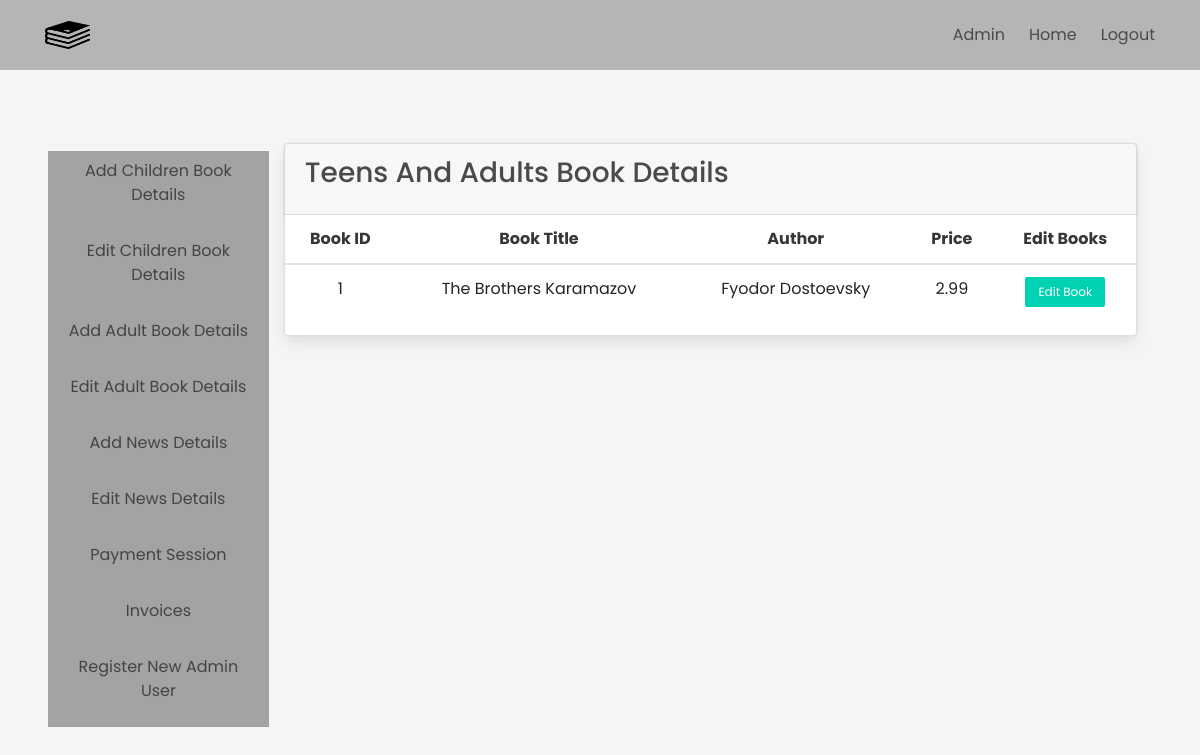
The page /update-adult-books (signed in) on the database its author committed.
### app.py (models this page shows, shortened)
class AdultBooks(db.Model):
    bookId = db.Column(db.Integer, primary_key=True)
    image = db.Column(db.LargeBinary(length=(2**32)-1))
    title = db.Column(db.String(50), unique=True)
    author = db.Column(db.String(50))
    price = db.Column(db.DECIMAL(5,2))
    filename = db.Column(db.String(50))

### app.py (the view)
@app.route('/update-adult-books')
@login_required
def updateAdultBooks():
    books=AdultBooks.query.all()
    return render_template('updateAdultBooks.html', books=books)

### app.py (called while the page is built)
@login_manager.user_loader
def load_user(id):
    return User.query.get(int(id))

### templates/updateAdultBooks.html
{% extends "adminHome.html" %}
{% block admin %}
        <div class="container-fluid">
             <div class="row">
            <div class="col-12">
              <div class="card">
                <div class="card-header">
                  <h3 class="card-title">Teens and Adults Book Details</h3>
                </div>
                <div class="card-body table-responsive p-0">
                  <table class="table table-hover text-nowrap">
                    <thead>
                      <tr>
                        <th>Book ID</th>
                        <th>Book Title</th>
                        <th>Author</th>
                        <th>Price</th>
                        <th>Edit Books</th>
                      </tr>
                    </thead>
                    <tbody>
                    {% for book in books %}
                      <tr>
                        <td>{{ book.bookId }}</td>
                        <td>{{ book.title }}</td>
                        <td>{{ book.author }}</td>
                        <td>{{ book.price }}</td>
                        <td><a href="/edit-adult-books/{{ book.bookId }}" class="button is-primary is-small">Edit Book</a></td>
                      </tr>
                    {% endfor %}
                    </tbody>
                  </table>
                </div>
              </div>
            </div>
          </div>
        </div>
{% endblock %}

### static/css/style.css (style rules this page uses)
:root { --green:#27ae60; --dark-color:#219150; --black:#444; --light-color:#666; --border:.1rem solid rgba(0,0,0,.1); --border-hover:.1rem solid var(--black); --box-shadow:0 .5rem 1rem rgba(0,0,0,.1); }
* { font-family: 'Poppins', sans-serif; margin:0; padding:0; box-sizing: border-box; outline: none; border:none; text-decoration: none; text-transform: capitalize; transition:all .2s linear; transition:width none; }
html { font-size: 62.5%; overflow-x: hidden; scroll-padding-top: 5rem; scroll-behavior: smooth; }

### rows shown on the page
AdultBooks: bookId "1", title "The Brothers Karamazov", author "Fyodor Dostoevsky", price "2.99"
